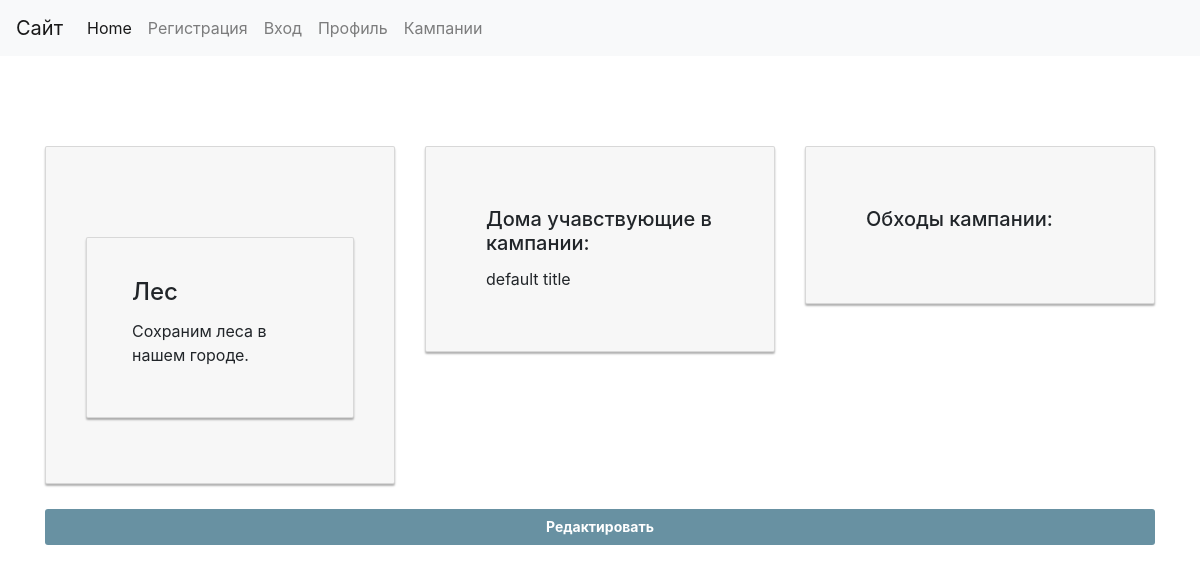
Page /camps/1 on the earlier database version.
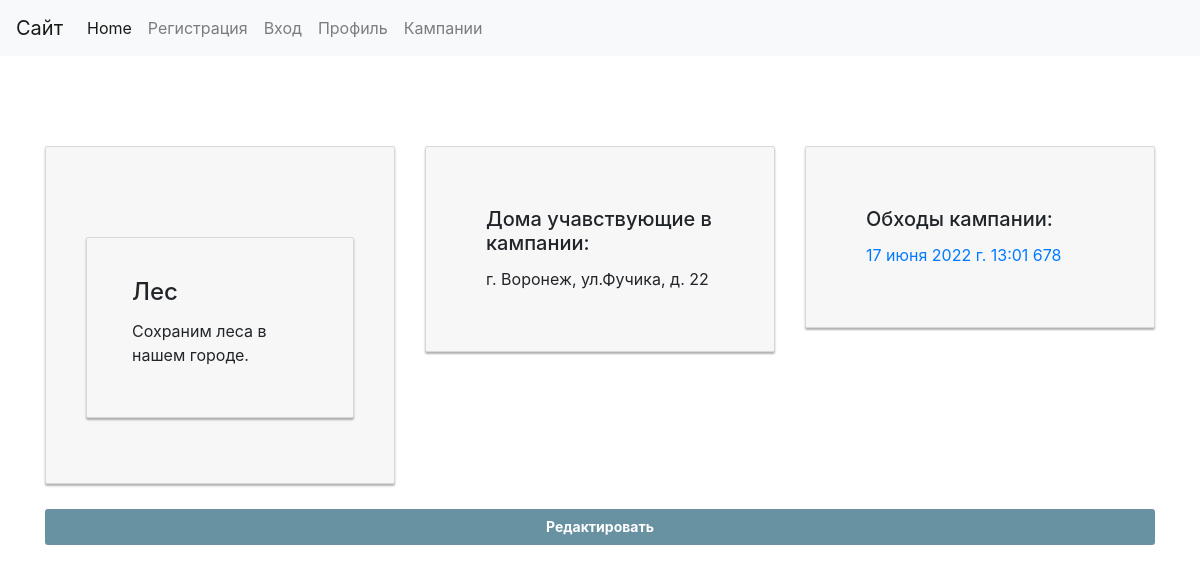
Same page on the later database version.
### usermanag/models.py (models this page shows, shortened)
class Campaing(models.Model):
    id_campaign = models.AutoField(primary_key=True)
    campaign_name = models.CharField(max_length=200, verbose_name='Название кампании', unique=True)
    campaign_description = models.CharField(max_length=200, verbose_name='Описание кампании')
    class Meta:
        verbose_name = 'Кампания'
        verbose_name_plural = 'Кампании'

class CampaignData (models.Model):
    user_camp = models.ForeignKey('ExtendedUser',  blank=True, null=True, on_delete=models.CASCADE, verbose_name='Пользователь')
    house_camp = models.ForeignKey('House', blank=True, null=True, on_delete=models.CASCADE, verbose_name='Адрес')
    camp_num = models.ForeignKey('Campaing', blank=True, null=True, on_delete=models.CASCADE, verbose_name='Кампания')
    poll_camp = models.ForeignKey('Poll', blank=True, null=True, on_delete=models.CASCADE, verbose_name='Обход')
    poll_form_camp = models.ForeignKey('PoolForm',blank=True, null=True, on_delete=models.CASCADE, verbose_name='Форма обхода')

class House(models.Model):
    id_house = models.AutoField(primary_key=True)
    address = models.CharField(max_length=400, verbose_name='Адрес', default="default title")
    entrance = models.IntegerField(verbose_name='Количество подъездов')
    apartment_in_entracne = models.IntegerField(verbose_name='Квартир в подъезде')
    poll = models.BooleanField(verbose_name='Обход')
    class Meta:
        verbose_name = 'Дом'
        verbose_name_plural = 'Дома'

class Poll(models.Model):
    id_poll = models.AutoField(primary_key=True)
    door_open = models.BooleanField (verbose_name='Открыли дверь')
    date = models.DateField(verbose_name='Дата обхода')
    time = models.TimeField(verbose_name='Время обхода')
    reaction = models.CharField(max_length=400, verbose_name='Реакция')
    class Meta:
        verbose_name = 'Обход'
        verbose_name_plural = 'Обходы'

### camp/views.py (the view)
# urls.py: path('camps/<int:id_campaign>', views.showcamp, name='showcamp'),
def showcamp(request, id_campaign):
    camp_data = Campaing.objects.filter(id_campaign = id_campaign)
    all_data = CampaignData.objects.filter(camp_num_id = id_campaign)
    return render(request, "showcamp.html", {"data" : camp_data, "all_data" : all_data})

### camp/templates/showcamp.html (shortened to what this page needs)
{% extends "base.html" %}
{% load static %}
{% block content%}
<br>
<br>
<br>
<br>
{% for i in data %}
<div class="container">
    <div class="row">
        <div class="col-sm">
            <div class="card card-container">
                <div class="card">
                    <div class="card-body">
            <h4 class="card-title">{{i.campaign_name}}</h4>
            <p class="card-text">{{i.campaign_description}}</p>
                    </div>
                </div>
            </div>
        </div>
        <div class="col-sm">
            <div class="card card-container">
                <div class="card-body">
                    <h5 class="card-title">Дома учавствующие в кампании:</h5>
                {% for p in all_data %}
                {% if p.house_camp != NULL %}
                <p class="card-text">{{p.house_camp.address}}</p>
                {% endif %}
                {% endfor %}
                </div>
            </div>
        </div>
        <div class="col-sm">
            <div class="card card-container">
                <div class="card-body">
                    <h5 class="card-title">Обходы кампании:</h5>
                {% for p in all_data %}
                {% if p.poll_camp_id != NULL %}
                <a href={% url 'showpoll' p.poll_camp_id %}>
                    <p class="card-text"> {{p.poll_camp.date}} {{p.poll_camp.time}} {{p.poll_camp.reaction}}</p>
                </a>
                {% endif %}
                {% endfor %}
                </div>
            </div>
        </div>
    </div>
   <form  action={% url 'editcamp' i.id_campaign %}>
        <button class="btn btn-lg btn-primary btn-block btn-signin" type="submit">Редактировать</button>
    </form>
</div>
{% endfor %}
{% endblock %}

### home/templates/Base.html (shortened to what this page needs)
<!DOCTYPE html>
<html lang="ru">
<head>
  {% load static %}
  <link rel="stylesheet" type="text/css" href="{% static '/home/css/base.css' %}">
 <nav class="navbar navbar-expand-lg fixed-top navbar-light bg-light"> <a class="navbar-brand" href="#">Сайт</a>
  <div class="collapse navbar-collapse" id="navbarSupportedContent">
    <ul class="navbar-nav mr-auto">
      <li class="nav-item active"> <a class="nav-link" href="{% url 'Index' %}">Home <span class="sr-only">(current)</span></a> </li>
      <li class="nav-item"> <a class="nav-link" href="{% url 'register' %}">Регистрация</a> </li>
      <li class="nav-item"> <a class="nav-link" href="{% url 'login' %}">Вход</a> </li>
      <li class="nav-item"> <a class="nav-link" href="{% url 'profile'%}">Профиль</a> </li>
        <li class="nav-item"> <a class="nav-link" href="{% url 'camps' %}">Кампании</a> </li>
    </ul>
  </div>
</nav>
</head>
<body>
{% block content %}
	{% endblock %}
</body>
</html>

Differences in the rows shown:
changed Campaing "Лес": loses CampaignData (house_camp.address "default title")
added CampaignData: house_camp.address "г. Воронеж, ул.Фучика, д. 22", poll_camp "17 июня 2022 г.", poll_camp.time "13:01", poll_camp.reaction "678"
